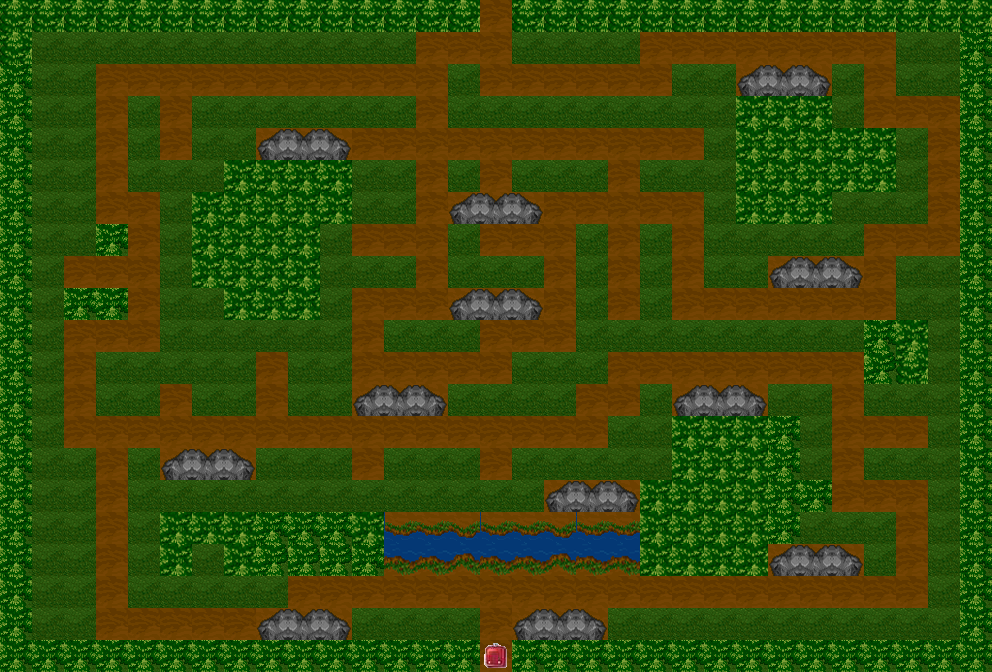

This game map was drawn from its Tiled (.tmx) file and the tilesets committed beside it. A one-line description and the trimmed map source follow:
An orthogonal 31x21 tile map with 32x32 px tiles, 9 tile layers (boom, obstacle, ground, shitou, ...), 8 tilesets and 2 objects (endPoint, starPoint).

<map version="1.0" tiledversion="1.0.3" orientation="orthogonal" renderorder="right-down" width="31" height="21" tilewidth="32" tileheight="32" nextobjectid="9">
 <tileset firstgid="1" source="senlin/shumu.tsx" />
 <tileset firstgid="5" source="senlin/beibao.tsx" />
 <tileset firstgid="6" source="senlin/road.tsx" />
 <tileset firstgid="11" source="senlin/shitou.tsx" />
 <tileset firstgid="14" source="senlin/caodi.tsx" />
 <tileset firstgid="15" source="senlin/down_he.tsx" />
 <tileset firstgid="19" source="senlin/top_he.tsx" />
 <tileset firstgid="22" source="senlin/boom.tsx" />
 <layer name="boom" width="31" height="21">
  <data>[651 cells, 3 non-empty, 1 distinct tile ids]</data>
 </layer>
 <layer name="obstacle" width="31" height="21">
  <data>[651 cells, 2 non-empty, 1 distinct tile ids]</data>
 </layer>
 <layer name="ground" width="31" height="21">
  <data>[651 cells, 466 non-empty, 4 distinct tile ids]</data>
 </layer>
 <layer name="shitou" width="31" height="21">
  <data>[651 cells, 36 non-empty, 3 distinct tile ids]</data>
 </layer>
 <layer name="he" width="31" height="21">
  <data>[651 cells, 8 non-empty, 3 distinct tile ids]</data>
 </layer>
 <layer name="he1" width="31" height="21">
  <data>[651 cells, 8 non-empty, 3 distinct tile ids]</data>
 </layer>
 <layer name="caodi" width="31" height="21">
  <data>[651 cells, 237 non-empty, 1 distinct tile ids]</data>
 </layer>
 <layer name="barriers" width="31" height="21">
  <data>[651 cells, 185 non-empty, 1 distinct tile ids]</data>
 </layer>
 <layer name="beibao" width="31" height="21">
  <data>[651 cells, 1 non-empty, 1 distinct tile ids]</data>
 </layer>
 <objectgroup name="players">
  <object id="2" name="endPoint" x="480" y="640" width="32" height="32" />
  <object id="8" name="starPoint" x="480" y="0" width="32" height="32" />
 </objectgroup>
</map>